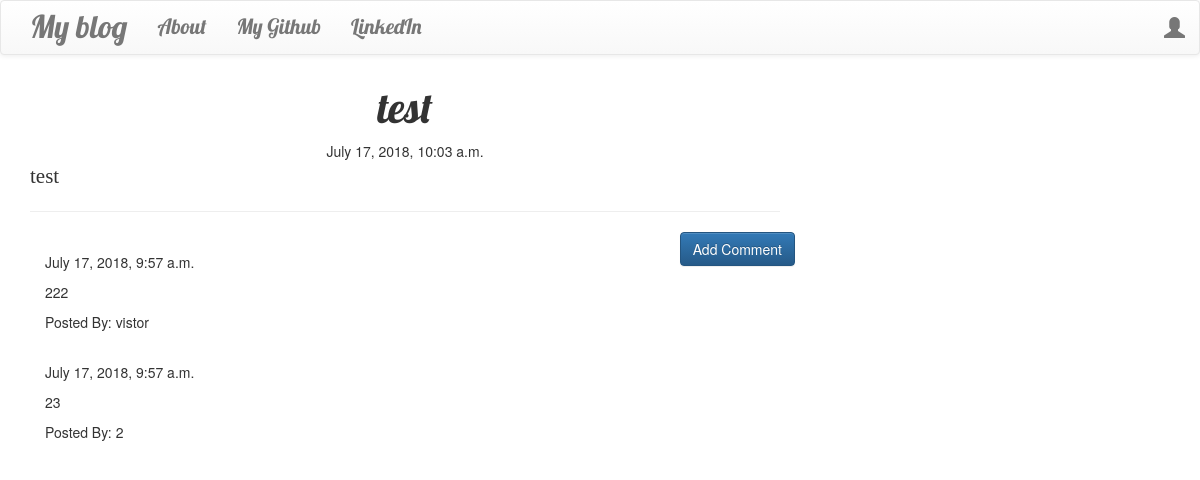
Screenshot of /post/2 with the database file from the repository.
### blog/models.py (models this page shows, shortened)
class Post(models.Model):
    author = models.ForeignKey("auth.User", on_delete=models.CASCADE)
    title = models.CharField(max_length=200)
    text = models.TextField()
    created_date = models.DateTimeField(default=timezone.now)
    published_date = models.DateTimeField(blank=True, null=True)

class Comment(models.Model):
    post = models.ForeignKey("blog.Post", related_name="comments", on_delete=models.CASCADE)
    author = models.CharField(max_length=200)
    text = models.TextField()
    created_date = models.DateTimeField(default =timezone.now())
    approved_comment = models.BooleanField(default=False)

### blog/views.py (the view)
# urls.py: path("post/<int:pk>", views.PostDetailView.as_view(), name="post_detail"),
class PostDetailView(DetailView):
    model = Post

### blog/templates/blog/post_detail.html (shortened to what this page needs)
{% extends "blog/base.html" %}
{% block content %}
<h1 class="posttitle">{{ post.title }}</h1>
    {% if post.published_date %}
        <div class="date postdate">
            {{ post.published_date }}
        </div>
    {% else %}
        <a class="btn btn-default" href="{% url "post_publish" pk=post.pk %}">Publish</a>
    {% endif %}
    <p class="postcontent">{{ post.title|safe|linebreaksbr }}</p>
    <hr>
    <a class="btn btn-primary btn-comment" href="{% url "add_comment_to_post" pk=post.pk %}">Add Comment</a>
    <div class="container">
    {% for comment in post.comments.all %}
    <br>
        {% if user.is_authenticated or comment.approved_comment %}
        {{ comment.created_date }}
            <p>{{ comment.text|safe|linebreaksbr }}</p>
            <p>Posted By: {{ comment.author }}</p>
        {% endif %}
        {% empty %}
        <p>no comment</p>
    {% endfor %}
    </div>
{% endblock %}

### blog/static/css/blog.css (style rules this page uses)
.postdate { text-align:center; }
.posttitle { font-family: "Lobster",sans-serif; font-size:3em; text-align:center; }
.postcontent { font-family: "Vollkorn"; font-size: 1.5em; }
.btn-comment { position: absolute; right: 0px; }
body { color: #333; }

### rows the page displays
Post: title "test", published_date "July 17, 2018, 10:03 a.m."
Comment: created_date "July 17, 2018, 9:57 a.m.", text "222", author "vistor"
Comment: created_date "July 17, 2018, 9:57 a.m.", text "23", author "2"
